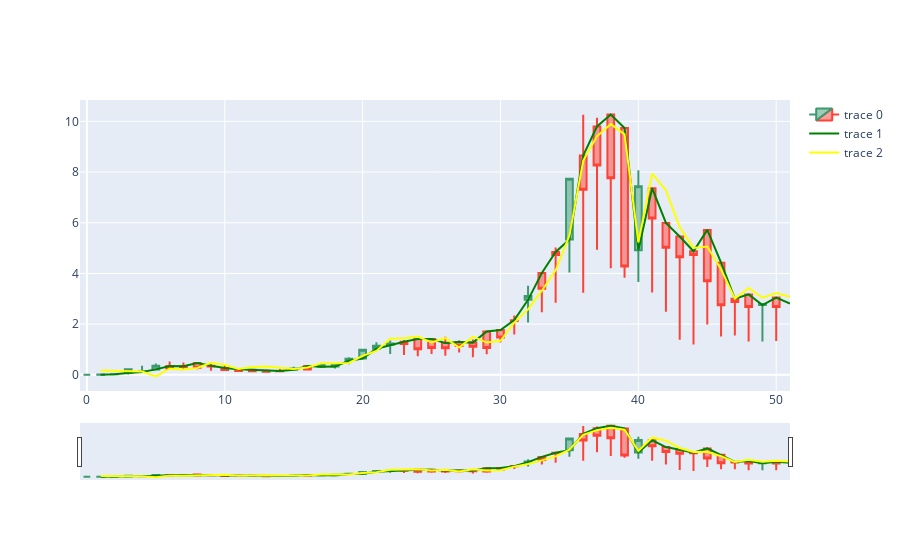

The notebook cell this image was saved under:
### Code cell
fig = go.Figure()
fig.add_trace(go.Candlestick(
    open=X[:,0],
    high=X[:,1],
    low=X[:,2],
    close=X[:,3]
))
fig.add_trace(go.Scatter(x=romania.index+1, y=y.flatten(), line=dict(color='green', width=2)))
fig.add_trace(go.Scatter(x=romania.index+1, y=y_pred.flatten(), line=dict(color='yellow', width=2)))
fig.show()
